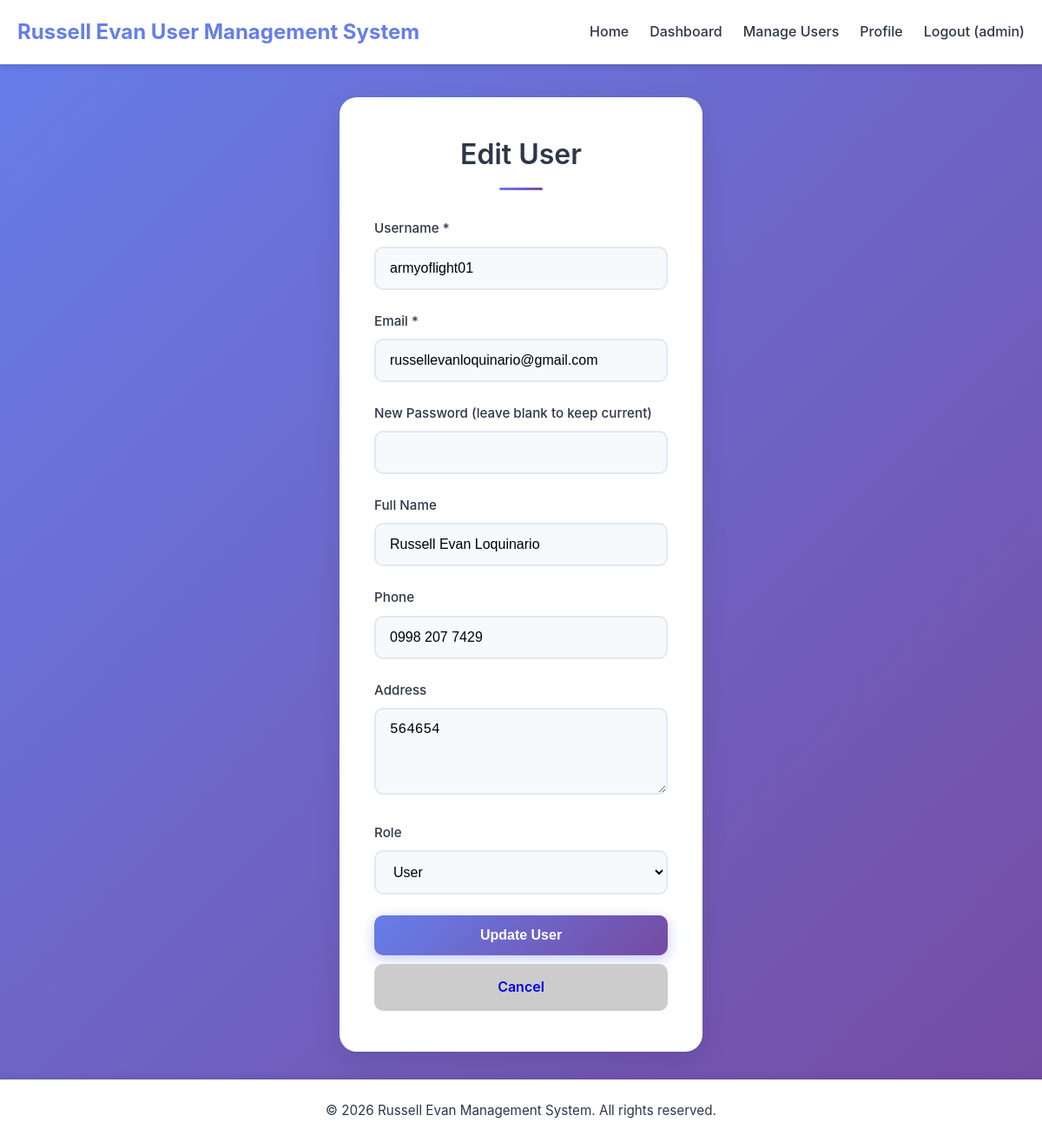
Page /users/edit.php?id=2 (signed in) on the committed database.
### tables this page shows
CREATE TABLE `users` (
  `id` int(11) NOT NULL,
  `username` varchar(50) NOT NULL,
  `email` varchar(100) NOT NULL,
  `password` varchar(255) NOT NULL,
  `full_name` varchar(100) DEFAULT NULL,
  `phone` varchar(20) DEFAULT NULL,
  `address` text DEFAULT NULL,
  `role` enum('admin','user') DEFAULT 'user',
  `created_at` timestamp NOT NULL DEFAULT current_timestamp(),
  `updated_at` timestamp NOT NULL DEFAULT current_timestamp() ON UPDATE current_timestamp()
);

### users/edit.php (the view, shortened to what this page needs)
<?php
$database = new Database();
$db = $database->getConnection();
$id = isset($_GET['id']) ? $_GET['id'] : die('User ID not specified');
$query = "SELECT * FROM users WHERE id = :id";
$stmt = $db->prepare($query);
$stmt->bindParam(':id', $id);
$stmt->execute();
$user = $stmt->fetch(PDO::FETCH_ASSOC);
include '../includes/header.php';
?>
<div class="auth-container">
    <div class="card">
        <h2 class="auth-title">Edit User</h2>
        <form method="POST" action="">
            <div class="form-group">
                <label>Username *</label>
                <input type="text" name="username" class="form-control"
                       value="<?php echo htmlspecialchars($user['username']); ?>" required>
            </div>
            <div class="form-group">
                <label>Email *</label>
                <input type="email" name="email" class="form-control"
                       value="<?php echo htmlspecialchars($user['email']); ?>" required>
            </div>
            <div class="form-group">
                <label>New Password (leave blank to keep current)</label>
                <input type="password" name="new_password" class="form-control">
            </div>
            <div class="form-group">
                <label>Full Name</label>
                <input type="text" name="full_name" class="form-control"
                       value="<?php echo htmlspecialchars($user['full_name']); ?>">
            </div>
            <div class="form-group">
                <label>Phone</label>
                <input type="text" name="phone" class="form-control"
                       value="<?php echo htmlspecialchars($user['phone']); ?>">
            </div>
            <div class="form-group">
                <label>Address</label>
                <textarea name="address" class="form-control" rows="3"><?php echo htmlspecialchars($user['address']); ?></textarea>
            </div>
            <div class="form-group">
                <label>Role</label>
                <select name="role" class="form-control">
                    <option value="user" <?php echo $user['role'] == 'user' ? 'selected' : ''; ?>>User</option>
                </select>
            </div>
            <button type="submit" class="btn btn-primary" style="width: 100%;">Update User</button>
            <a href="index.php" class="btn" style="background: #ccc; width: 100%; margin-top: 10px; text-align: center;">Cancel</a>
        </form>
    </div>
</div>
<?php include '../includes/footer.php'; ?>

### css/style.css (style rules this page uses)
* { margin: 0; padding: 0; box-sizing: border-box; }
:root { --primary-color: #667eea; --primary-dark: #5a67d8; --secondary-color: #764ba2; --success-color: #48bb78; --danger-color: #e53e3e; --warning-color: #ecc94b; --dark-color: #2d3748; --light-color: #f7fafc; --gray-color: #a0aec0; --white: #ffffff; --shadow-sm: 0 1px 3px rgba(0,0,0,0.12), 0 1px 2px rgba(0,0,0,0.24); --shadow-md: 0 4px 6px rgba(0,0,0,0.1); --shadow-lg: 0 10px 30px rgba(0,0,0,0.1); --border-radius: 10px; --transition: all 0.3s cubic-bezier(0.25, 0.8, 0.25, 1); }
body { font-family: -apple-system, BlinkMacSystemFont, 'Segoe UI', Roboto, Oxygen, Ubuntu, Cantarell, sans-serif; background: linear-gradient(135deg, var(--primary-color) 0%, var(--secondary-color) 100%); min-height: 100vh; line-height: 1.6; color: var(--dark-color); }
.card { background: var(--white); border-radius: var(--border-radius); box-shadow: var(--shadow-lg); padding: 2rem; margin-bottom: 2rem; width: 100%; animation: slideUp 0.5s ease-out; }
.auth-container { width: 100%; max-width: 450px; margin: 2rem auto; padding: 0 1rem; }
.auth-container .card { padding: 2.5rem; border-radius: 20px; }
.auth-title { text-align: center; margin-bottom: 2rem; color: var(--dark-color); font-size: 2rem; font-weight: 600; position: relative; padding-bottom: 1rem; }
.auth-title::after { content: ''; position: absolute; bottom: 0; left: 50%; transform: translateX(-50%); width: 50px; height: 3px; background: linear-gradient(to right, var(--primary-color), var(--secondary-color)); border-radius: 3px; }
.form-group { margin-bottom: 1.5rem; }
.form-group label { display: block; margin-bottom: 0.5rem; font-weight: 500; color: var(--dark-color); font-size: 0.95rem; }
.form-control { width: 100%; padding: 0.875rem 1rem; border: 2px solid #e2e8f0; border-radius: 10px; font-size: 1rem; transition: var(--transition); background: var(--light-color); }
textarea.form-control { min-height: 100px; resize: vertical; }
.btn { padding: 0.875rem 2rem; border: none; border-radius: 10px; font-size: 1rem; font-weight: 600; cursor: pointer; transition: var(--transition); text-decoration: none; display: inline-block; text-align: center; position: relative; overflow: hidden; }
.btn::after { content: ''; position: absolute; top: 50%; left: 50%; width: 0; height: 0; border-radius: 50%; background: rgba(255, 255, 255, 0.2); transform: translate(-50%, -50%); transition: width 0.6s, height 0.6s; }
.btn-primary { background: linear-gradient(135deg, var(--primary-color), var(--secondary-color)); color: var(--white); box-shadow: 0 4px 15px rgba(102, 126, 234, 0.4); }

### rows in the picture
users: username "armyoflight01", email "russellevanloquinario@gmail.com", full_name "Russell Evan Loquinario", phone "0998 207 7429", address "564654", role "User"

### other values in the picture
$username "admin"
